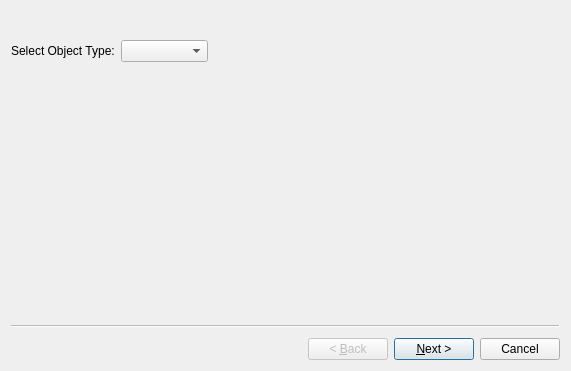
<?xml version="1.0" encoding="UTF-8"?>
<ui version="4.0">
 <class>addWizard</class>
 <widget class="QWizard" name="addWizard">
  <property name="geometry">
   <rect>
    <x>0</x>
    <y>0</y>
    <width>571</width>
    <height>371</height>
   </rect>
  </property>
  <property name="windowTitle">
   <string>Wizard</string>
  </property>
  <widget class="QWizardPage" name="wizardPageSelect">
   <property name="title">
    <string notr="true" comment="Teste"/>
   </property>
   <property name="subTitle">
    <string notr="true" comment="Teste"/>
   </property>
   <widget class="QWidget" name="horizontalLayoutWidget">
    <property name="geometry">
     <rect>
      <x>0</x>
      <y>0</y>
      <width>197</width>
      <height>80</height>
     </rect>
    </property>
    <layout class="QHBoxLayout" name="horizontalLayout">
     <item>
      <widget class="QLabel" name="label">
       <property name="text">
        <string>Select Object Type:</string>
       </property>
      </widget>
     </item>
     <item>
      <widget class="QComboBox" name="comboBox"/>
     </item>
    </layout>
   </widget>
  </widget>
  <widget class="QWizardPage" name="wizardPageNPC">
   <widget class="QLabel" name="label_4">
    <property name="geometry">
     <rect>
      <x>0</x>
      <y>0</y>
      <width>121</width>
      <height>16</height>
     </rect>
    </property>
    <property name="text">
     <string>Fill NPC information:</string>
    </property>
   </widget>
   <widget class="framesPreviewArea" name="npcPreviewAreaWidget" native="true">
    <property name="geometry">
     <rect>
      <x>280</x>
      <y>20</y>
      <width>281</width>
      <height>231</height>
     </rect>
    </property>
   </widget>
   <widget class="QLabel" name="label_9">
    <property name="geometry">
     <rect>
      <x>310</x>
      <y>0</y>
      <width>101</width>
      <height>16</height>
     </rect>
    </property>
    <property name="text">
     <string>Graphic Preview</string>
    </property>
   </widget>
   <widget class="QWidget" name="layoutWidget">
    <property name="geometry">
     <rect>
      <x>0</x>
      <y>22</y>
      <width>271</width>
      <height>131</height>
     </rect>
    </property>
    <layout class="QGridLayout" name="gridLayout">
     <item row="0" column="0">
      <widget class="QLabel" name="label_2">
       <property name="text">
        <string>Name:</string>
       </property>
      </widget>
     </item>
     <item row="0" column="1" colspan="2">
      <widget class="QLineEdit" name="NpcName">
       <property name="text">
        <string>My NPC</string>
       </property>
      </widget>
     </item>
     <item row="1" column="0">
      <widget class="QLabel" name="label_3">
       <property name="text">
        <string>Hit Points:</string>
       </property>
      </widget>
     </item>
     <item row="1" column="2">
      <widget class="QSpinBox" name="NpcHP">
       <property name="value">
        <number>5</number>
       </property>
      </widget>
     </item>
     <item row="2" column="0">
      <widget class="QLabel" name="label_8">
       <property name="text">
        <string>Graphic:</string>
       </property>
      </widget>
     </item>
     <item row="2" column="2">
      <widget class="QComboBox" name="npcListCombobox"/>
     </item>
     <item row="3" column="0" colspan="2">
      <widget class="QLabel" name="label_10">
       <property name="text">
        <string>Graphic Size: </string>
       </property>
      </widget>
     </item>
     <item row="3" column="2">
      <widget class="QSpinBox" name="npcGraphicSizeWSpin">
       <property name="minimum">
        <number>16</number>
       </property>
       <property name="maximum">
        <number>64</number>
       </property>
      </widget>
     </item>
    </layout>
   </widget>
   <widget class="QSpinBox" name="npcGraphicSizeHSpin">
    <property name="geometry">
     <rect>
      <x>100</x>
      <y>210</y>
      <width>86</width>
      <height>21</height>
     </rect>
    </property>
    <property name="minimum">
     <number>16</number>
    </property>
    <property name="maximum">
     <number>64</number>
    </property>
   </widget>
  </widget>
  <widget class="QWizardPage" name="wizardPageMAP">
   <widget class="QWidget" name="layoutWidget_2">
    <property name="geometry">
     <rect>
      <x>0</x>
      <y>20</y>
      <width>187</width>
      <height>48</height>
     </rect>
    </property>
    <layout class="QGridLayout" name="gridLayout_2">
     <item row="0" column="0">
      <widget class="QLabel" name="label_5">
       <property name="text">
        <string>Name</string>
       </property>
      </widget>
     </item>
     <item row="0" column="1">
      <widget class="QLineEdit" name="lineEdit_2"/>
     </item>
    </layout>
   </widget>
   <widget class="QLabel" name="label_7">
    <property name="geometry">
     <rect>
      <x>0</x>
      <y>0</y>
      <width>121</width>
      <height>16</height>
     </rect>
    </property>
    <property name="text">
     <string>Fill Map information:</string>
    </property>
   </widget>
  </widget>
  <widget class="QWizardPage" name="wizardPageFinish">
   <widget class="QLabel" name="label_6">
    <property name="geometry">
     <rect>
      <x>0</x>
      <y>20</y>
      <width>141</width>
      <height>16</height>
     </rect>
    </property>
    <property name="text">
     <string>Click finish to add the object:</string>
    </property>
   </widget>
  </widget>
 </widget>
 <customwidgets>
  <customwidget>
   <class>framesPreviewArea</class>
   <extends>QWidget</extends>
   <header>framespreviewarea.h</header>
   <container>1</container>
  </customwidget>
 </customwidgets>
 <resources/>
 <connections/>
 <slots>
  <signal>finishedWizard()</signal>
  <slot>changeCombo()</slot>
 </slots>
</ui>
